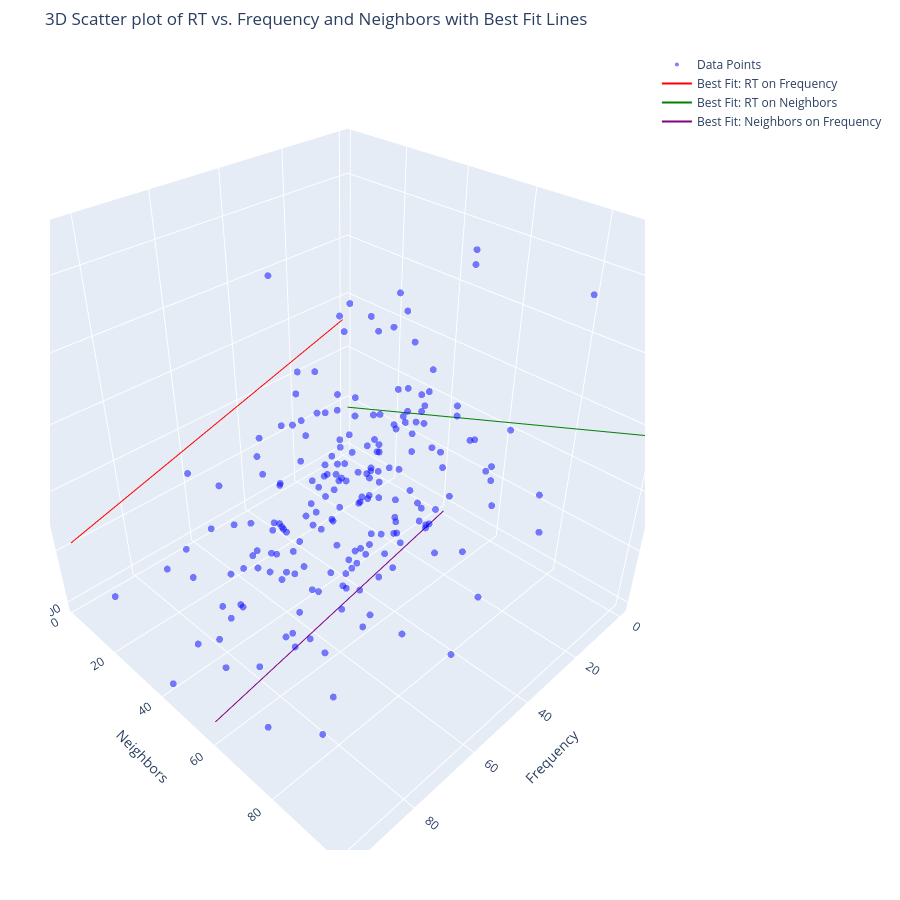

Notebook code cell kept with this figure:
### Markdown cell above
-----------
### An interactive 3D plot

This is better, but it is a bit hard to resolve some of the points and understand where they 
are in the 3D space. It would be great if we could rotate the plot. The `plotly` package 
provides tools for such interaction. Here's an example. 

Note that you can click and drag to rotate the 3dmatrix. You can use a scroll wheel to zoom in and out.

### Code cell
import plotly.graph_objects as go

# Create a scatter plot
scatter = go.Scatter3d(
    x=df['Frequency'],
    y=df['Neighbors'],
    z=df['RT'],
    mode='markers',
    marker=dict(size=4, opacity=0.5, color='blue'),
    name="Data Points"
)

# Create line plots for best fit lines
line_rt_freq = go.Scatter3d(
    x=x_rt_freq,
    y=df['Neighbors'].min() * np.ones_like(x_rt_freq),
    z=y_rt_freq,
    mode='lines',
    line=dict(color='red'),
    name="Best Fit: RT on Frequency"
)

line_rt_neigh = go.Scatter3d(
    x=(df['Frequency'].min()-2) * np.ones_like(x_rt_neigh),
    y=x_rt_neigh,
    z=y_rt_neigh,
    mode='lines',
    line=dict(color='green'),
    name="Best Fit: RT on Neighbors"
)

line_neigh_freq = go.Scatter3d(
    x=x_neigh_freq,
    y=y_neigh_freq,
    z=df['RT'].min() * np.ones_like(x_neigh_freq),
    mode='lines',
    line=dict(color='purple'),
    name="Best Fit: Neighbors on Frequency"
)

# Define the layout
layout = go.Layout(
    width=900,
    height=900,
    margin=dict(l=50, r=50, b=50, t=50),
    scene=dict(
        xaxis_title="Frequency",
        yaxis_title="Neighbors",
        zaxis_title="RT"
    ),
    title="3D Scatter plot of RT vs. Frequency and Neighbors with Best Fit Lines"
)

# Combine traces and plot
fig = go.Figure(data=[scatter, line_rt_freq, line_rt_neigh, line_neigh_freq], layout=layout)
fig.show()

### Figure 1 — Plotly figure (JSON) as saved in the notebook; plotly's stock layout.template omitted (floating-point values rounded to 4 significant figures; data arrays with more than 128 entries replaced by an {"elided": "..."} marker saying what was removed)
{"data": [{"marker": {"color": "blue", "opacity": 0.5, "size": 4}, "mode": "markers", "name": "Data Points", "type": "scatter3d", "x": {"elided": "200 int values"}, "y": {"elided": "200 int values"}, "z": {"elided": "200 float values"}}, {"line": {"color": "red"}, "mode": "lines", "name": "Best Fit: RT on Frequency", "type": "scatter3d", "x": [2, 97], "y": [2, 2], "z": [934.2, 629.5]}, {"line": {"color": "green"}, "mode": "lines", "name": "Best Fit: RT on Neighbors", "type": "scatter3d", "x": [0, 0], "y": [2, 100], "z": [583.5, 995.3]}, {"line": {"color": "purple"}, "mode": "lines", "name": "Best Fit: Neighbors on Frequency", "type": "scatter3d", "x": [2, 97], "y": [44.03, 57.07], "z": [400.0, 400.0]}], "layout": {"height": 900, "margin": {"b": 50, "l": 50, "r": 50, "t": 50}, "scene": {"xaxis": {"title": {"text": "Frequency"}}, "yaxis": {"title": {"text": "Neighbors"}}, "zaxis": {"title": {"text": "RT"}}}, "title": {"text": "3D Scatter plot of RT vs. Frequency and Neighbors with Best Fit Lines"}, "width": 900}}
